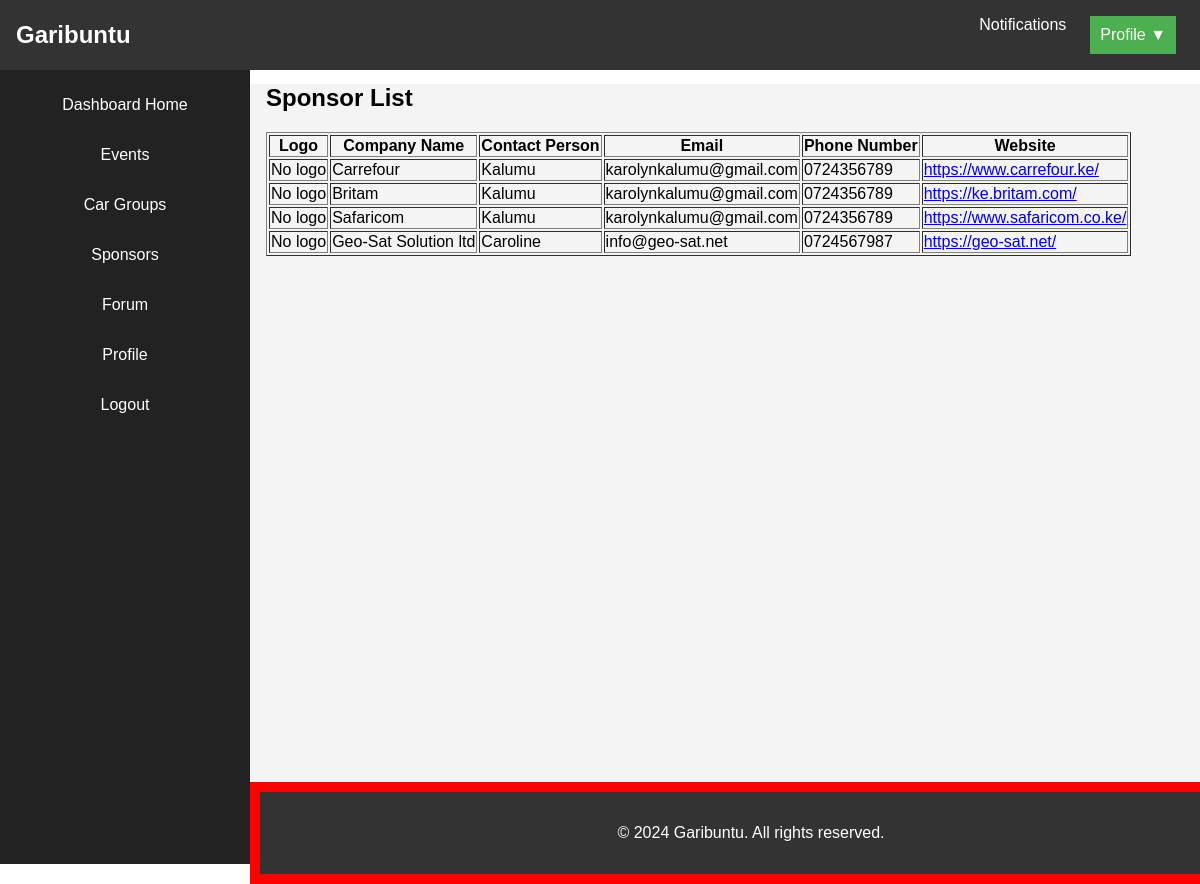
The page /dash-sponsors/ on the database its author committed.
### sponsors/models.py (models this page shows, shortened)
class Sponsor(models.Model):
    company_name = models.CharField(max_length=100)
    logo = models.ImageField(upload_to='sponsors/', blank=True, null=True)
    website_url = models.CharField(max_length=200, blank=True, null=True)
    contact_person = models.CharField(max_length=100)
    phone_number = models.CharField(max_length=13)
    email = models.EmailField()

### garibuntu/views.py (the view)
# urls.py: path('dash-sponsors/', views.sponsor_list, name='sponsor_list'),
def sponsor_list(request):
    sponsors = Sponsor.objects.all()
    return render(request, 'dash-sponsor-list.html', {'sponsors':sponsors})

### garibuntu/templates/dash-sponsor-list.html (shortened to what this page needs)
{% extends "base-dash.html" %}
{% block content %}
<h2>Sponsor List</h2>
<table border="1">
    <thead>
        <tr>
            <th>Logo</th>
            <th>Company Name</th>
            <th>Contact Person</th>
            <th>Email</th>
            <th>Phone Number</th>
            <th>Website</th>
        </tr>
    </thead>
    <tbody>
        {% for sponsor in sponsors %}
            <tr>
                <td>
                    {% if sponsor.logo %}
                        <img src="{{ sponsor.logo.url }}" alt="{{ sponsor.company_name }} logo" style="width:50px;height:auto;">
                    {% else %}
                        No logo
                    {% endif %}
                </td>
                <td>{{ sponsor.company_name }}</td>
                <td>{{ sponsor.contact_person }}</td>
                <td>{{ sponsor.email }}</td>
                <td>{{ sponsor.phone_number }}</td>
                <td>
                    <a href="{{ sponsor.website_url }}" target="_blank">{{ sponsor.website_url }}</a>
                </td>
            </tr>
        {% empty %}
            <tr>
                <td colspan="6">No sponsors found.</td>
            </tr>
        {% endfor %}
    </tbody>
</table>
{% endblock %}

### garibuntu/static/css/style.css (style rules this page uses)
body { box-sizing: border-box; margin: 0; padding: 0; font-family: Arial, sans-serif; }

### rows shown on the page
Sponsor: logo "No logo", company_name "Carrefour", contact_person "Kalumu", email "karolynkalumu@gmail.com", phone_number "0724356789", website_url "https://www.carrefour.ke/"
Sponsor: logo "No logo", company_name "Britam", contact_person "Kalumu", email "karolynkalumu@gmail.com", phone_number "0724356789", website_url "https://ke.britam.com/"
Sponsor: logo "No logo", company_name "Safaricom", contact_person "Kalumu", email "karolynkalumu@gmail.com", phone_number "0724356789", website_url "https://www.safaricom.co.ke/"
Sponsor: logo "No logo", company_name "Geo-Sat Solution ltd", contact_person "Caroline", email "info@geo-sat.net", phone_number "0724567987", website_url "https://geo-sat.net/"
